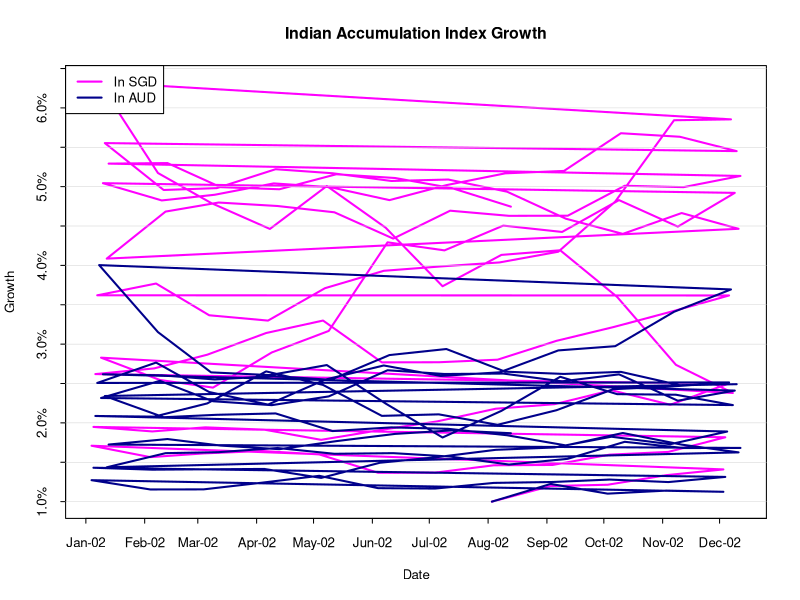

Write R code to recreate this figure.
# read data from Monthly.csv file specially extracted
# from the Excel data spreadsheet
monthly <- read.table('Monthly.csv', header=TRUE, sep=',')

# convert Date column to Date object type
monthly$Date <- as.Date(as.character(monthly$Date))

# extract columns of interest
index.name <- 'INDIA.DS..Accum.'
exchange.rate.name <- 'AUD.INR'
idx <- monthly[, c('Date', index.name, exchange.rate.name)]
idx.aud <- idx[, index.name] / idx[, exchange.rate.name]
idx.growth <- idx[, index.name] / idx[1, index.name]
idx.aud.growth <- idx.aud / idx.aud[1]

px <- pretty(idx$Date, n=10)
px.lab <- format(px, '%b-%y')
pf <- pretty(c(idx.growth, idx.aud.growth), n=10)

oldpar <- par(no.readonly=TRUE)
par(cex=.8, tcl=-.3)
plot(idx$Date, idx.growth, type='l', col='magenta', lwd=2, 
     xlab='Date', ylab='Growth', axes=F)
axis(1, at=px, lab=px.lab)
axis(2, at=pf, lab=sprintf('%.1f%%', pf))
box()
abline(h=pf, col='lightgray', lwd=.5)
lines(idx$Date, idx.aud.growth, col='darkblue', lwd=2)
title('Indian Accumulation Index Growth')
legend('topleft', c('In SGD', 'In AUD'), col=c('magenta', 'darkblue'),
       lwd=c(2, 2))
par(oldpar)